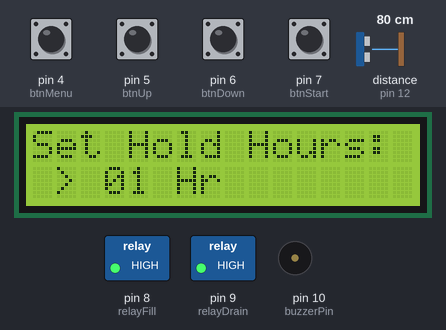
This sketch was run on a simulated Arduino Uno, built with avr-gcc and run on an emulated ATmega328P. Parts: 16×2 character LCD, switched loads named in the sketch (green lamp = pin HIGH), buzzer (waves = sounding, pin HIGH). Inputs (shaded band) come from the test bench; at power-on: pin 4 (btnMenu), pin 5 (btnUp), pin 6 (btnDown), pin 7 (btnStart) HIGH, distance to the obstacle (sensor on pin 12) 80 cm. The echo pulse lasts 58.3 µs per cm; pins used as bus, display or sensor lines are not drawn; what the sketch prints to the serial monitor is not drawn.

Above: at 3.0 s.
3.1 s: pin 7 (btnStart) pulled LOW for 0.15 s
At 5.5 s:
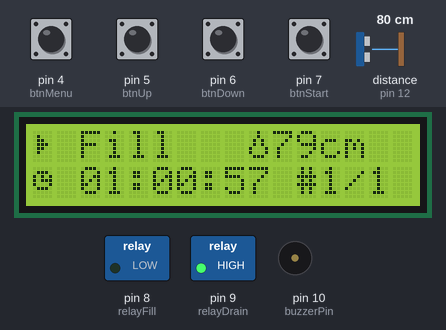
6.2 s: distance to the obstacle (sensor on pin 12) set to 13 cm
At 7.0 s:
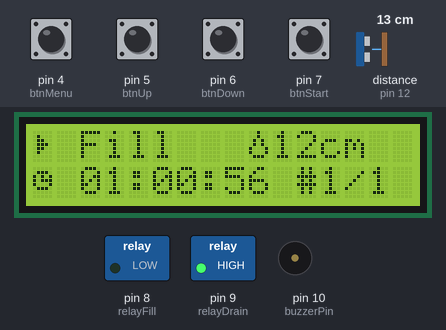
8.7 s: distance to the obstacle (sensor on pin 12) set to 10 cm
At 10.1 s:
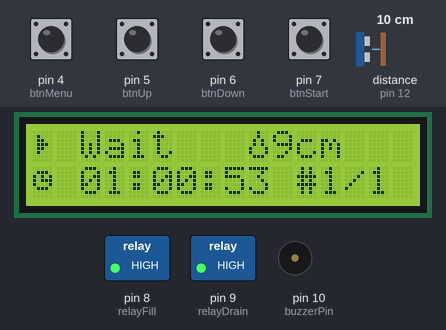
10.8 s: pin 7 (btnStart) pulled LOW for 1 s
At 11.3 s:
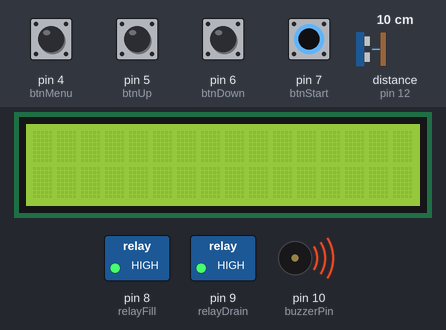
13.3 s: pin 4 (btnMenu) pulled LOW for 0.15 s
At 14.7 s:
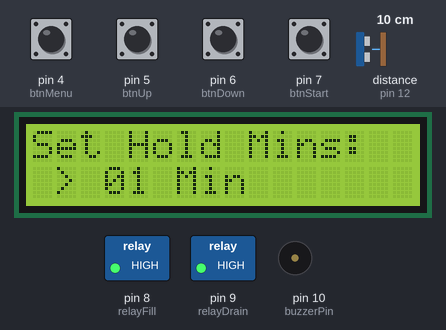
15.0 s: pin 4 (btnMenu) pulled LOW for 1 s
At 15.6 s:
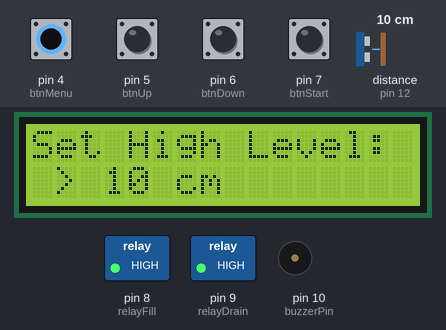
Timing chart, 0 to 18.0 s (numbered marks = the images above; inputs shaded):
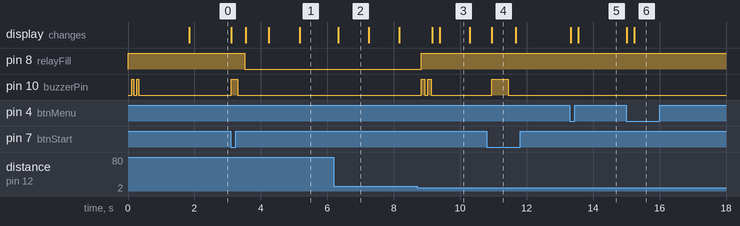

Measured:
- the behaviour switches between 12 and 11 cm on distance to the obstacle (sensor on pin 12) (found by bisection; images 2 and 3)
- after the input at 3.1 s, pin 8 (relayFill): HIGH → LOW after 0.41 s; pin 10 (buzzerPin): LOW → HIGH at once, → LOW 0.20 s later; the display: first changes at once (image 1 shows a later state)
- after the input at 8.7 s, pin 8 (relayFill): LOW → HIGH after 0.13 s; pin 10 (buzzerPin): alternates HIGH for 0.10 s and LOW for 0.10 s, 4 changes in all, then stays LOW, starting after 0.13 s; the display: first changes after 0.45 s (image 3 shows a later state)
- after the input at 10.8 s, pin 10 (buzzerPin): LOW → HIGH after 0.15 s, → LOW 0.50 s later; the display: changes after 0.15 s (image 4)
- after the input at 13.3 s, the display: first changes at once (image 5 shows a later state)
- after the input at 15.0 s, the display: first changes at once (image 6 shows a later state)
- what the display in image 2 shows lasts 0.9 s, from 6.3 s to 7.2 s

The sketch:

main.ino
```cpp
/*
 * Automated Water Cycle System with Enhanced UX/UI
 * * Hardware:
 * - Relay 1 (Pin 8): Fill Pump
 * - Relay 2 (Pin 9): Drain Pump
 * - HC-SR04: Trig (11), Echo (12)
 * - I2C LCD: A4 (SDA), A5 (SCL)
 * - Buttons: Pin 4 (Menu), Pin 5 (Up), Pin 6 (Down), Pin 7 (Start/Stop)
 * - Buzzer: Pin 10
 */

#include <Wire.h>
#include <LiquidCrystal_I2C.h>

// --- PINS ---
const int btnMenu = 4;
const int btnUp = 5;
const int btnDown = 6;
const int btnStart = 7;

const int relayFill = 8;
const int relayDrain = 9;
const int buzzerPin = 10;
const int trigPin = 11;
const int echoPin = 12;

// --- SETTINGS VARIABLES ---
int setHours = 1;          // Default 6 Hours
int setMinutes = 1;        // Default 0 Minutes
int setHighDist = 10;      // Default 10 cm
int setLowDist = 50;       // Default 50 cm
int setMaxCycles = 1;      // Default 1 cycle

// --- SYSTEM VARIABLES ---
bool isRunning = false;
bool isFinished = false;
int completedCycles = 0;
// Pages: 0:Hours, 1:Mins, 2:High, 3:Low, 4:Cycles
int menuPage = 0;
const int MAX_PAGES = 4;

// --- OBJECTS ---
LiquidCrystal_I2C lcd(0x27, 16, 2);

// --- CUSTOM ICONS (Bitmaps) ---
byte iconClock[8] = {0x0,0xe,0x15,0x17,0x11,0xe,0x0}; // Clock
byte iconDrop[8]  = {0x4,0x4,0xa,0xa,0x11,0x11,0xe,0x0}; // Water Drop
byte iconPlay[8]  = {0x0,0x8,0xc,0xe,0xc,0x8,0x0,0x0};   // Play Triangle
byte iconCheck[8] = {0x0,0x1,0x3,0x16,0x1c,0x8,0x0,0x0}; // Checkmark

// --- STATES ---
enum SystemState {
  STATE_FILLING,
  STATE_HOLD_HIGH,
  STATE_DRAINING,
  STATE_HOLD_LOW
};

SystemState currentState = STATE_FILLING;
unsigned long stateStartTime = 0;
int currentDistance = 0;

// Button States
bool lastBtnMenu = HIGH;
bool lastBtnStart = HIGH;
bool lastBtnUp = HIGH;
bool lastBtnDown = HIGH;

// Fast Scroll Variables
unsigned long btnPressStartTime = 0;
unsigned long lastRepeatTime = 0;
const int LONG_PRESS_DELAY = 500;
const int REPEAT_RATE = 100;

void setup() {
  // Input Pins
  pinMode(btnMenu, INPUT_PULLUP);
  pinMode(btnUp, INPUT_PULLUP);
  pinMode(btnDown, INPUT_PULLUP);
  pinMode(btnStart, INPUT_PULLUP);

  // Output Pins
  pinMode(relayFill, OUTPUT);
  pinMode(relayDrain, OUTPUT);
  pinMode(trigPin, OUTPUT);
  pinMode(echoPin, INPUT);
  pinMode(buzzerPin, OUTPUT);

  // Relays OFF
  digitalWrite(relayFill, HIGH);
  digitalWrite(relayDrain, HIGH);
  digitalWrite(buzzerPin, LOW);

  Serial.begin(9600);

  lcd.init();
  lcd.backlight();

  // Create Custom Characters
  lcd.createChar(0, iconClock);
  lcd.createChar(1, iconDrop);
  lcd.createChar(2, iconPlay);
  lcd.createChar(3, iconCheck);

  // Intro Screen
  lcd.setCursor(0,0);
  lcd.print("Water Cycle Sys");
  lcd.setCursor(0,1);
  lcd.print("   v2.0 UI");
  beep(50, 2);
  delay(1500);
  lcd.clear();
}

void loop() {
  handleButtons();

  if (isRunning) {
    runCycleLogic();
  } else {
    displayMenu();
  }
}

// --- BUTTON LOGIC ---
void handleButtons() {
  bool rMenu = digitalRead(btnMenu);
  bool rUp = digitalRead(btnUp);
  bool rDown = digitalRead(btnDown);
  bool rStart = digitalRead(btnStart);

  // 1. START/STOP
  if (rStart == LOW && lastBtnStart == HIGH) {
    if (!isRunning) {
      // Start
      isRunning = true;
      isFinished = false;
      completedCycles = 0;
      currentState = STATE_FILLING;
      stateStartTime = millis();
      lcd.clear();
      logStateChange("STARTED");
      beep(200, 1);
    } else {
      // Stop
      stopSystem("STOPPED");
    }
    delay(200);
  }
  lastBtnStart = rStart;

  if (isRunning) return;

  // 2. MENU (Cycle Pages)
  if (rMenu == LOW && lastBtnMenu == HIGH) {
    menuPage++;
    if (menuPage > MAX_PAGES) menuPage = 0;
    lcd.clear();
    delay(200);
  }
  lastBtnMenu = rMenu;

  // 3. UP BUTTON (Fast Scroll)
  if (rUp == LOW) {
    if (lastBtnUp == HIGH) {
      adjustSetting(1);
      btnPressStartTime = millis();
      lastRepeatTime = millis();
      delay(20);
    } else if (millis() - btnPressStartTime > LONG_PRESS_DELAY) {
      if (millis() - lastRepeatTime > REPEAT_RATE) {
        adjustSetting(1);
        lastRepeatTime = millis();
      }
    }
  }
  lastBtnUp = rUp;

  // 4. DOWN BUTTON (Fast Scroll)
  if (rDown == LOW) {
    if (lastBtnDown == HIGH) {
      adjustSetting(-1);
      btnPressStartTime = millis();
      lastRepeatTime = millis();
      delay(20);
    } else if (millis() - btnPressStartTime > LONG_PRESS_DELAY) {
      if (millis() - lastRepeatTime > REPEAT_RATE) {
        adjustSetting(-1);
        lastRepeatTime = millis();
      }
    }
  }
  lastBtnDown = rDown;
}

void adjustSetting(int direction) {
  switch (menuPage) {
    case 0: // Hours
      setHours += direction;
      if (setHours < 0) setHours = 0;
      if (setHours > 48) setHours = 48; // Max 48 hours
      break;
    case 1: // Minutes
      setMinutes += direction;
      if (setMinutes < 0) setMinutes = 59;
      else if (setMinutes > 59) setMinutes = 0; // Wrap around
      break;
    case 2: // High Dist
      setHighDist += direction;
      if (setHighDist < 2) setHighDist = 2;
      break;
    case 3: // Low Dist
      setLowDist += direction;
      if (setLowDist < setHighDist + 5) setLowDist = setHighDist + 5;
      break;
    case 4: // Cycles
      setMaxCycles += direction;
      if (setMaxCycles < 1) setMaxCycles = 1;
      break;
  }
}

// --- MENU DISPLAY (UX IMPROVED) ---
void displayMenu() {
  if (isFinished) {
    lcd.setCursor(0, 0);
    lcd.write(3); // Check Icon
    lcd.print(" Done! Cyc: ");
    lcd.print(completedCycles);
    lcd.setCursor(0, 1);
    lcd.print("Press Stop->Reset");
    return;
  }

  // Header Line
  lcd.setCursor(0, 0);
  switch (menuPage) {
    case 0: lcd.print("Set Hold Hours:"); break;
    case 1: lcd.print("Set Hold Mins:"); break;
    case 2: lcd.print("Set High Level:"); break;
    case 3: lcd.print("Set Low Level:"); break;
    case 4: lcd.print("Set Total Cycl:"); break;
  }

  // Value Line with visual cues
  lcd.setCursor(0, 1);
  lcd.print(" > "); // Cursor indicator
  switch (menuPage) {
    case 0:
      if(setHours < 10) lcd.print("0");
      lcd.print(setHours);
      lcd.print(" Hr");
      break;
    case 1:
      if(setMinutes < 10) lcd.print("0");
      lcd.print(setMinutes);
      lcd.print(" Min");
      break;
    case 2:
      lcd.print(setHighDist);
      lcd.print(" cm");
      break;
    case 3:
      lcd.print(setLowDist);
      lcd.print(" cm");
      break;
    case 4:
      lcd.print(setMaxCycles);
      lcd.print(" times");
      break;
  }
}

// --- LOGIC ---
void runCycleLogic() {
  currentDistance = getDistance();
  unsigned long timeElapsed = millis() - stateStartTime;

  // Calculate Total Duration in Milliseconds
  unsigned long durationMillis = ((unsigned long)setHours * 3600000UL) +
                                 ((unsigned long)setMinutes * 60000UL);

  SystemState oldState = currentState;

  switch (currentState) {
    case STATE_FILLING:
      digitalWrite(relayFill, LOW);
      digitalWrite(relayDrain, HIGH);
      if (currentDistance > 0 && currentDistance <= setHighDist) {
        digitalWrite(relayFill, HIGH);
        currentState = STATE_HOLD_HIGH;
      }
      break;

    case STATE_HOLD_HIGH:
      digitalWrite(relayFill, HIGH);
      digitalWrite(relayDrain, HIGH);
      if (timeElapsed >= durationMillis) {
        currentState = STATE_DRAINING;
        stateStartTime = millis();
      }
      break;

    case STATE_DRAINING:
      digitalWrite(relayFill, HIGH);
      digitalWrite(relayDrain, LOW);
      if (currentDistance >= setLowDist) {
        digitalWrite(relayDrain, HIGH);
        currentState = STATE_HOLD_LOW;
      }
      break;

    case STATE_HOLD_LOW:
      digitalWrite(relayFill, HIGH);
      digitalWrite(relayDrain, HIGH);
      if (timeElapsed >= durationMillis) {
        completedCycles++;
        if (completedCycles >= setMaxCycles) {
          stopSystem("DONE");
          isFinished = true;
          beep(500, 3);
        } else {
          currentState = STATE_FILLING;
          stateStartTime = millis();
        }
      }
      break;
  }

  if (currentState != oldState && isRunning) {
    logStatusChange();
  }

  if (isRunning) {
    updateRunningLCD(timeElapsed, durationMillis);
    delay(200);
  }
}

void stopSystem(String reason) {
  isRunning = false;
  digitalWrite(relayFill, HIGH);
  digitalWrite(relayDrain, HIGH);
  lcd.clear();
  logStateChange(reason);
  beep(500, 1);
}

// --- RUNNING SCREEN (UX IMPROVED) ---
void updateRunningLCD(unsigned long elapsed, unsigned long targetDuration) {
  // Row 0: Play Icon | State | Drop Icon | Distance
  lcd.setCursor(0, 0);
  lcd.write(2); // Play Icon
  lcd.print(" ");

  switch (currentState) {
    case STATE_FILLING:   lcd.print("Fill"); break;
    case STATE_HOLD_HIGH: lcd.print("Wait"); break;
    case STATE_DRAINING:  lcd.print("Drain"); break;
    case STATE_HOLD_LOW:  lcd.print("Wait"); break;
  }

  lcd.setCursor(9, 0);
  lcd.write(1); // Drop Icon
  lcd.print(currentDistance);
  lcd.print("cm "); // trailing space clear

  // Row 1: Clock Icon | Timer | Cycle Count
  lcd.setCursor(0, 1);
  lcd.write(0); // Clock Icon
  lcd.print(" ");

  long remaining = targetDuration - elapsed;
  if (remaining < 0) remaining = 0;

  unsigned long totSec = remaining / 1000;
  int h = totSec / 3600;
  int m = (totSec % 3600) / 60;
  int s = totSec % 60;

  if(h<10) lcd.print("0"); lcd.print(h); lcd.print(":");
  if(m<10) lcd.print("0"); lcd.print(m); lcd.print(":");
  if(s<10) lcd.print("0"); lcd.print(s);

  // Cycle Count on the right
  lcd.setCursor(11, 1);
  lcd.print("#");
  lcd.print(completedCycles + 1);
  lcd.print("/");
  lcd.print(setMaxCycles);
}

void beep(int duration, int count) {
  for (int i = 0; i < count; i++) {
    digitalWrite(buzzerPin, HIGH);
    delay(duration);
    digitalWrite(buzzerPin, LOW);
    if (count > 1 && i < count - 1) delay(100);
  }
}

void logStatusChange() {
  String s;
  switch(currentState) {
    case STATE_FILLING: s = "FILLING"; break;
    case STATE_HOLD_HIGH: s = "HOLD_HIGH"; break;
    case STATE_DRAINING: s = "DRAINING"; break;
    case STATE_HOLD_LOW: s = "HOLD_LOW"; break;
  }
  logStateChange(s);
  beep(100, 2);
}

void logStateChange(String msg) {
  Serial.print("[");
  Serial.print(millis() / 1000);
  Serial.print("s] ");
  Serial.println(msg);
}

int getDistance() {
  digitalWrite(trigPin, LOW);
  delayMicroseconds(2);
  digitalWrite(trigPin, HIGH);
  delayMicroseconds(10);
  digitalWrite(trigPin, LOW);
  long duration = pulseIn(echoPin, HIGH);
  return duration * 0.034 / 2;
}
```
